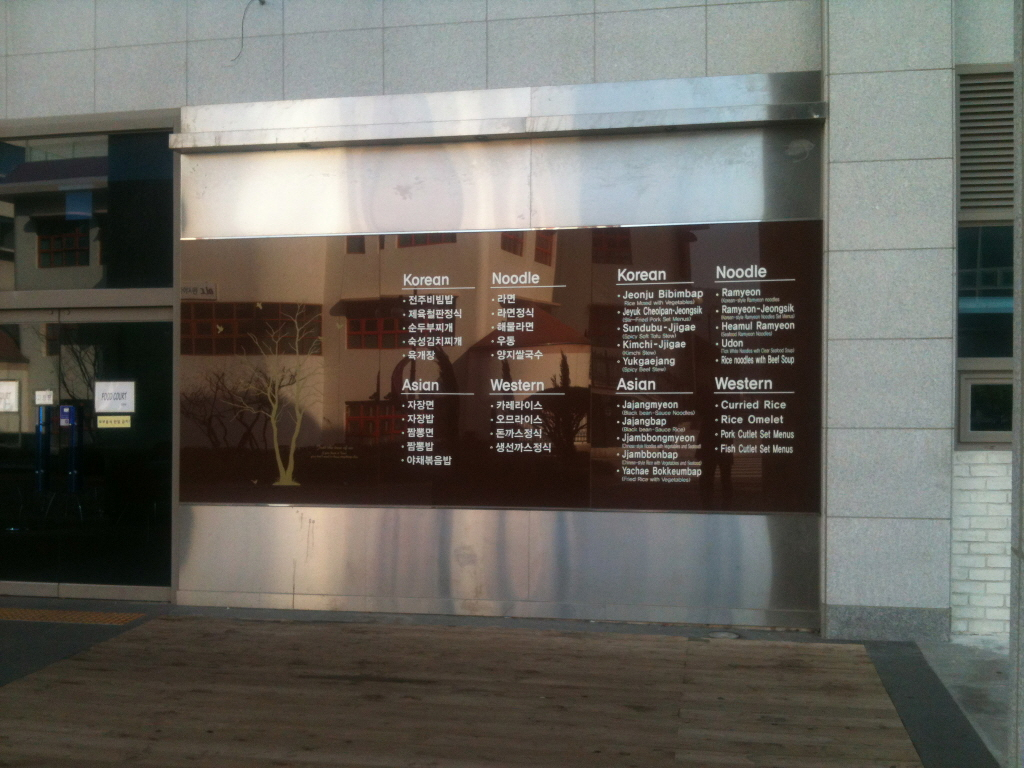
#> input picture Homework/dsu2.jpg, 1024 x 768 px
$ jupyter execute Homework3.ipynb
#> lines starting #> are read from the running program, lines starting #| are printed output that depends on the picture
[cell 1]
import cv2
import numpy as np

img = cv2.imread('dsu2.jpg')
#> img is the input picture: shape (768, 1024, 3); mean B, G, R 93, 99.6, 102.1
res = cv2.resize(img, None, fx=2, fy=2, interpolation = cv2.INTER_CUBIC)
rows,cols,ch = img.shape
#> rows = 768; cols = 1024; ch = 3

pts1 = np.float32([[180,240],[820,220],[180,500],[820,512]])
pts2 = np.float32([[100,220],[900,210],[105,500],[900,500]])
M = cv2.getPerspectiveTransform(pts1,pts2)
dst = cv2.warpPerspective(img,M,(1020,770))
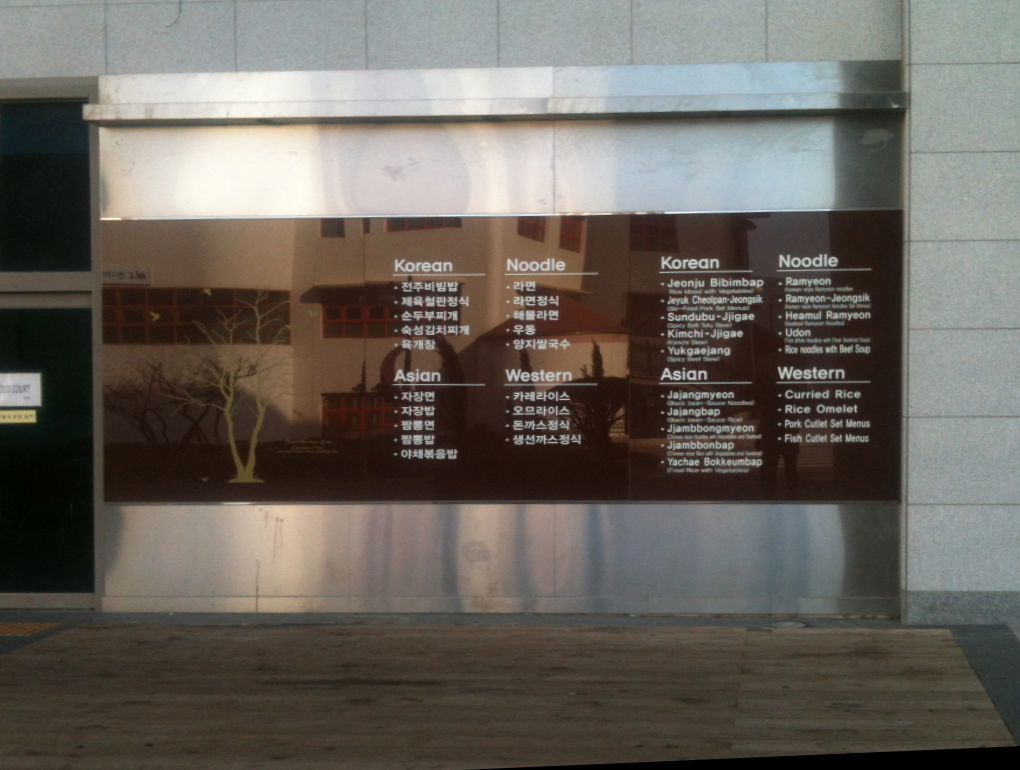
#> dst: shape (770, 1020, 3); mean B, G, R 92.8, 99.7, 104.9

cv2.imshow('img',img)
cv2.imshow('resize_img',dst)
cv2.waitKey(0)
cv2.destroyAllWindows()


$ run again, with Homework/finger.jpg copied over Homework/dsu2.jpg
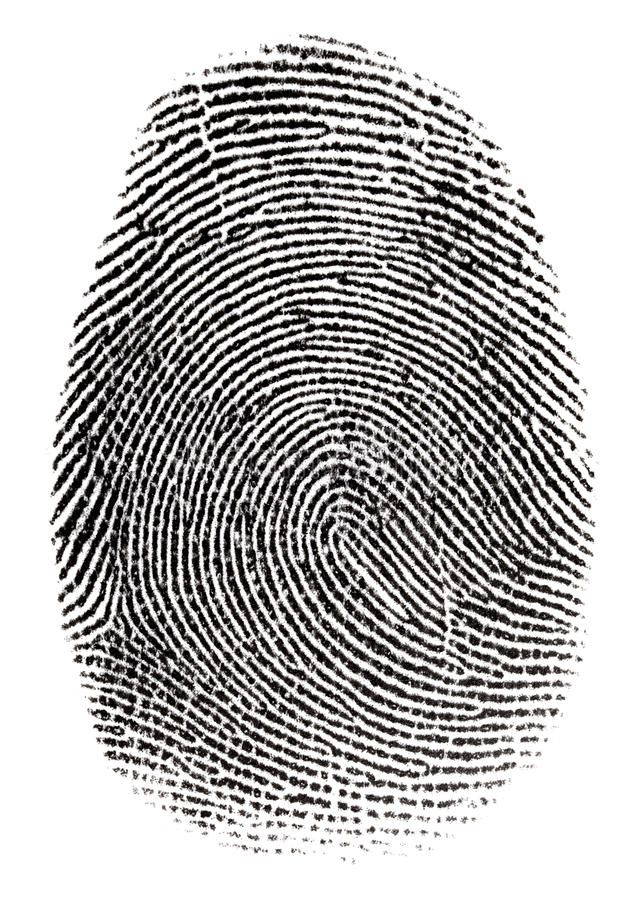
#> input picture Homework/finger.jpg, 644 x 900 px
#> img is the input picture: shape (900, 644, 3); mean B, G, R 182.5, 183.2, 184.3
#> `dst = cv2.warpPerspective(img,M,(1020,770))`:
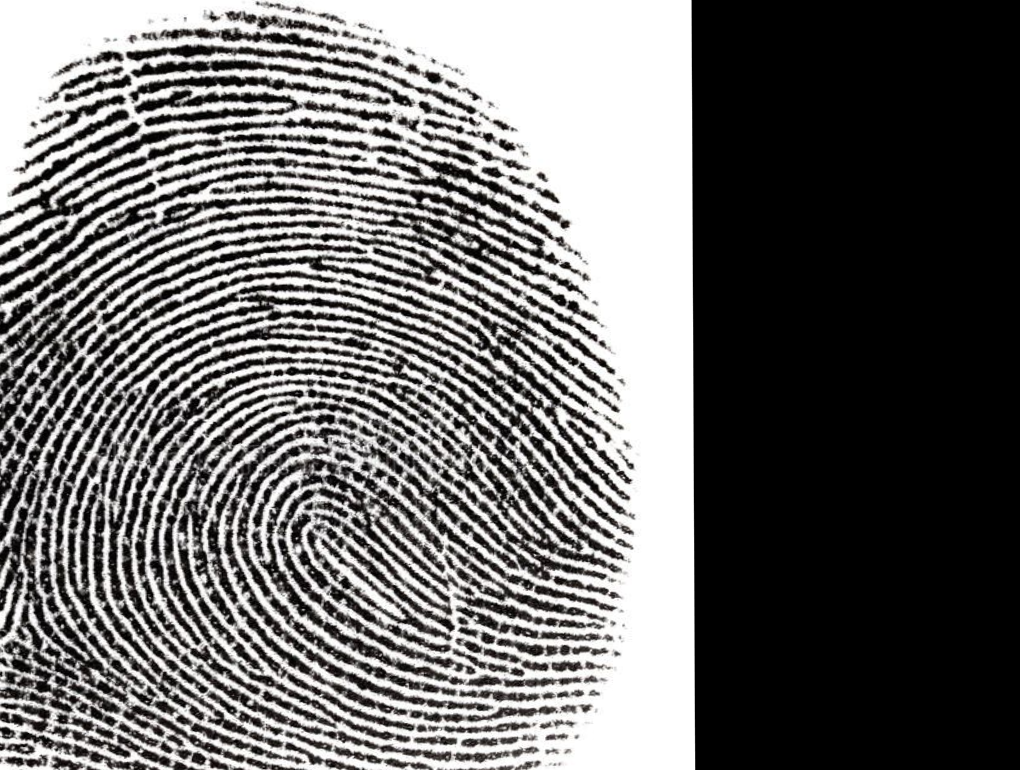
#> dst: shape (770, 1020, 3); mean B, G, R 106.9, 107.5, 108.5
